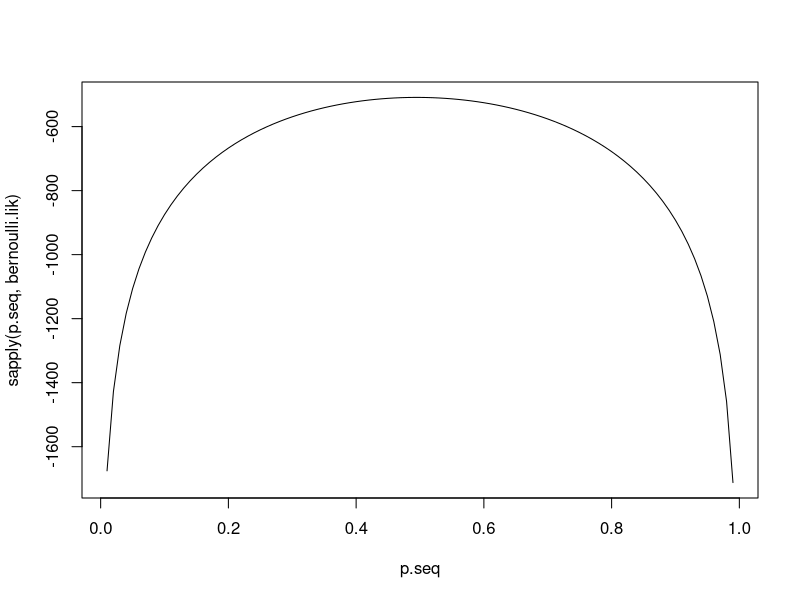

Generate this figure with R:
Clinton <- c(18,31,34,33,27,33,28,23,33,12,19,25,14,4,22,7)
Trump <- c(11,22,27,29,24,29,25,26,38,14,23,31,20,6,34,12)
Y <- Clinton
N <- Clinton + Trump
# Calculate Vote Share by State
Clinton / N
# Calcuate Total Vote Share
sum(Y) / sum(N)
# Do it with MLE
bernoulli.lik <- function(p) {
  LL<-sum(Y*log(p)+(N-Y)*log(1-p))
}
#plot LL:
p.seq <- seq(0.01, 0.99, 0.01)
plot(p.seq, sapply(p.seq, bernoulli.lik), type="l")
#optimum:
optimize(bernoulli.lik, lower=0, upper=1, maximum=TRUE)

